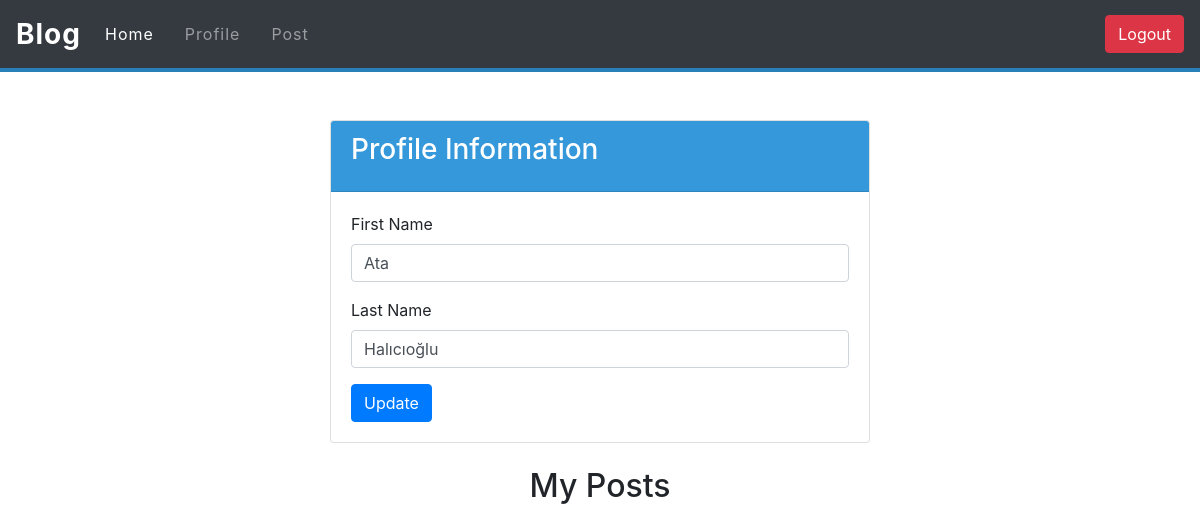
Before: /profile/ataha/ (signed in) with the older database file.
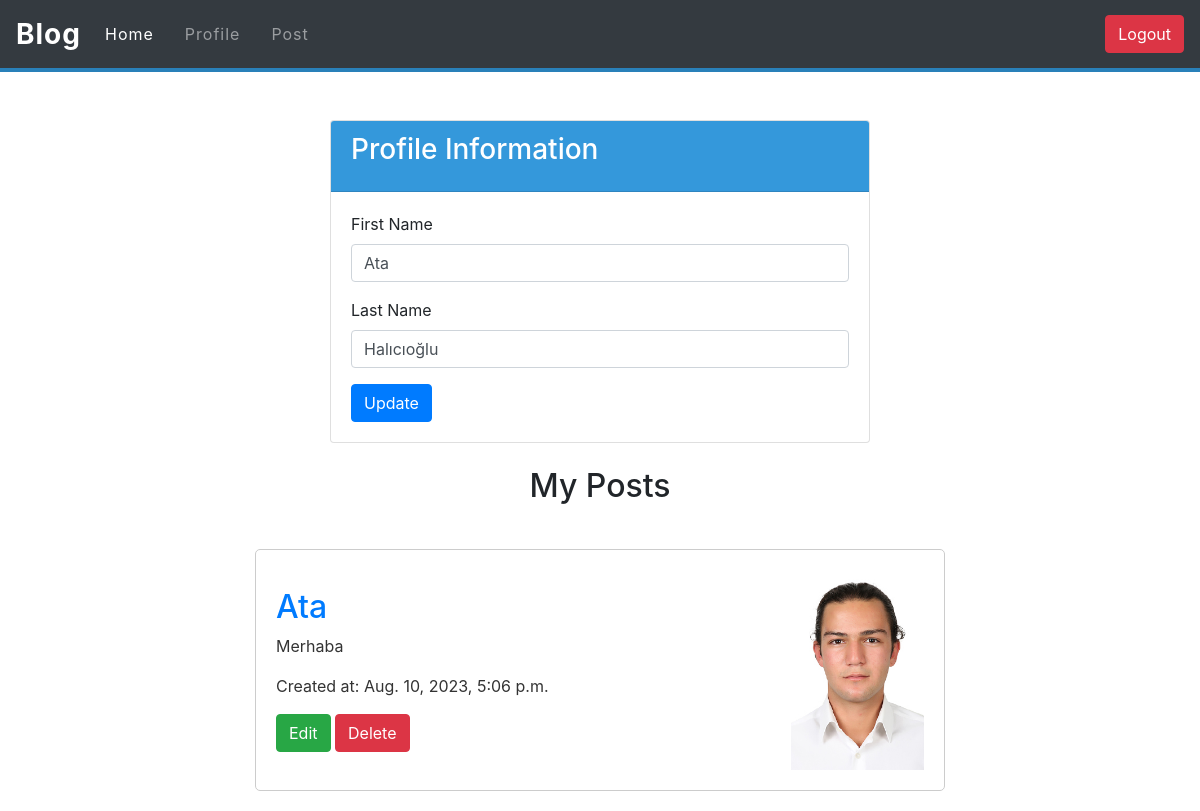
After: the same page with the newer database file.
### blog/models.py (models this page shows, shortened)
class BlogPost(models.Model):
    user = models.ForeignKey(User, on_delete=models.CASCADE)
    title = models.CharField(max_length=110)
    content = models.CharField(max_length=1000, blank=True, null=True)
    image = models.ImageField(upload_to='images/blog_photos', null=True)
    created_at = models.DateTimeField(auto_now_add=True)
    updated_at = models.DateTimeField(auto_now=True)
    is_deleted = models.BooleanField(default=False)
    post_slug = models.SlugField(default='', max_length=100)  # new

### users/views.py (the view)
# urls.py: path('profile/<slug:profile_slug>/', profile_view, name='profile_view'),
@login_required(login_url='/login/')
def profile_view(request, profile_slug):
    profile = get_object_or_404(Profile, profile_slug = profile_slug)
    blog_posts = BlogPost.objects.filter(user=profile.user)
    context = {'profile' : profile, 'blog_posts' : blog_posts}
    return render(request, 'blog/profile.html', context)

### blog/templates/blog/profile.html (shortened to what this page needs)
<!DOCTYPE html>
<html lang="en">
<head>
  <link rel="stylesheet" href="https://maxcdn.bootstrapcdn.com/bootstrap/4.0.0/css/bootstrap.min.css">
</head>
<body>
  <nav class="navbar navbar-expand-lg navbar-dark bg-dark">
    <a class="navbar-brand" href="{% url 'home_view' %}">Blog</a>
    <div class="collapse navbar-collapse justify-content-between" id="navbarText">
        <ul class="navbar-nav">
            <li class="nav-item active">
                <a class="nav-link" href="{% url 'home_view' %}">Home </a>
            </li>
            {% if user.is_authenticated %}
            <li class="nav-item">
              <a class="nav-link" href="{% url 'profile_view' profile.profile_slug %}">Profile</a>
            </li>
            <li class="nav-item">
                <a class="nav-link" href="{% url 'post' %}">Post</a>
            </li>
            {% endif %}
        </ul>
        <ul class="navbar-nav">
            {% if user.is_authenticated %}
            <form action="{% url 'logout' %}" method="post">
              <button type="submit" class="btn btn-danger">Logout</button>
          </form>
            {% endif %}
        </ul>
    </div>
</nav>
  <div class="container mt-5">
    <div class="row justify-content-center">
      <div class="col-md-6">
        <div class="card">
          <div class="card-header" style="background-color: #3498db;">
            <h3 class="card-title text-white">Profile Information</h3>
          </div>
          <div class="card-body">
            <form action="{% url 'profile_update' profile.profile_slug %}" method="POST" enctype="multipart/form-data">
                <div class="mb-3">
                <label for="firstName" class="form-label">First Name</label>
                <input type="text" class="form-control" id="name" name="name" value="{{profile.name}}">
              </div>
              <div class="mb-3">
                <label for="lastName" class="form-label">Last Name</label>
                <input type="text" class="form-control" id="surname" name="surname" value="{{profile.surname}}">
              </div>
              <button type="submit" class="btn btn-primary">Update</button>
            </form>
          </div>
        </div>
      </div>
    </div>
  </div>
  <h2 class="m-4 row justify-content-center">My Posts</h2>
  <main role="main" class="container">
    <div class="row justify-content-center">
      <div class="col-md-8">
        {% for blog_post in blog_posts %}
            {% if not blog_post.is_deleted %}
              <div class="blog-post">
                  <div>
                    <h2>{{ blog_post.title }}</h2>
                    <p>{{ blog_post.content }}</p>
                    <p>Created at: {{ blog_post.created_at }}</p>
                    {% if user.is_authenticated and blog_post.user == user %}
                    <a href="{% url 'post_detail' post_slug=blog_post.post_slug %}">
                      <button class="btn btn-success">Edit</button>
                    </a>
                    <a href="{% url 'delete_post' post_slug=blog_post.post_slug %}">
                      <button class="btn btn-danger" >Delete</button>
                    </a>
                    {%endif%}
                  </div>
                  <div class="blog-post-image">
                    {% if blog_post.image %}
                      <img src="{{ blog_post.image.url }}" alt="Image" style="max-width: 200px; max-height: 200px;">
                    {% else %}
                      <p>No image available.</p>
                    {% endif %}
                  </div>
              </div>
            </div>
        </div>
      {% endif %}
  {% endfor %}
  </main>
</body>
</html>

Changed rows visible on the page:
added BlogPost: title "Ata", content "Merhaba", created_at "Aug. 10, 2023, 5:06 p.m.", shows "Edit", image (picture)
